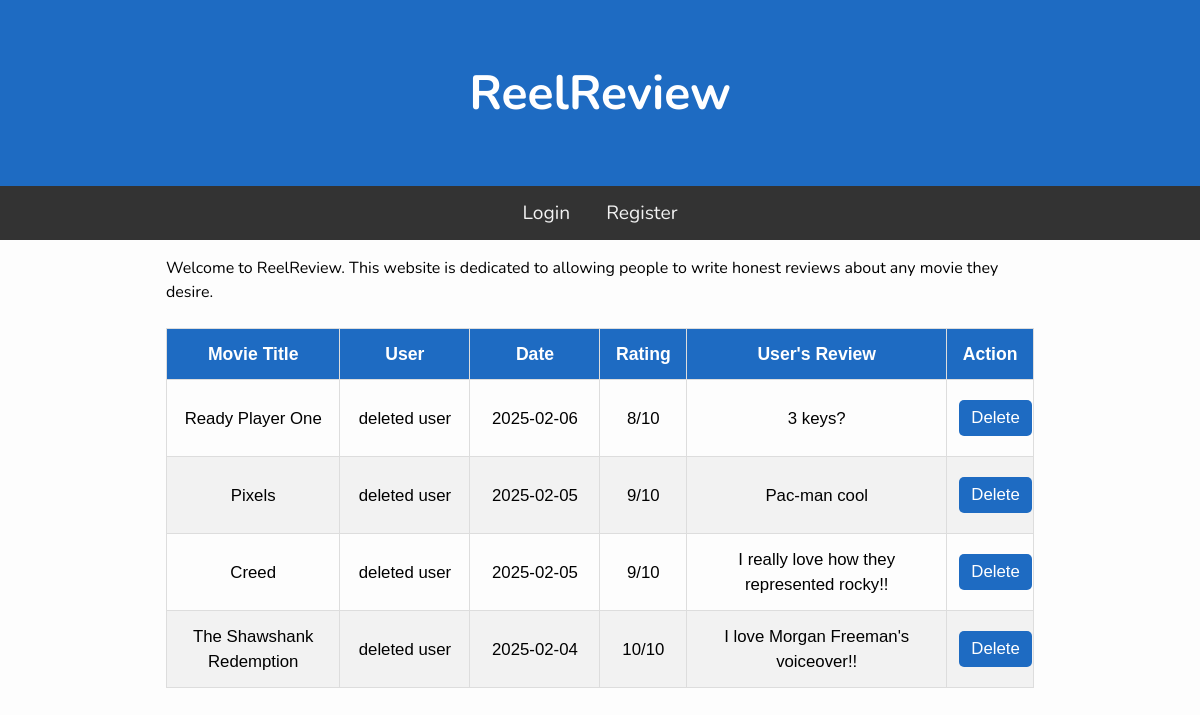
Before: / with the older database file.
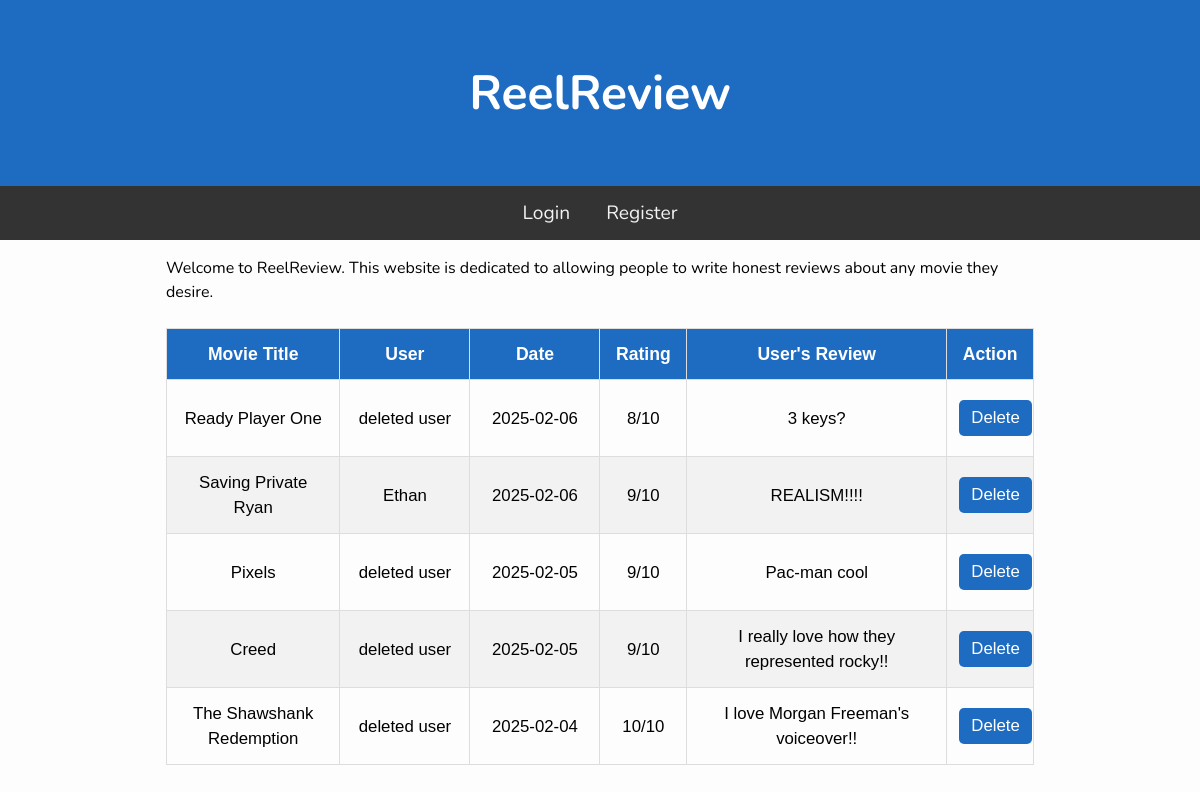
After: the same page with the newer database file.
### tables this page shows
CREATE TABLE "reviews" (
            id INTEGER PRIMARY KEY AUTOINCREMENT,
            title TEXT NOT NULL,
            reviewer_name TEXT NOT NULL,
            review_text TEXT NOT NULL,
            review_date TEXT NOT NULL,
            rating INTEGER NOT NULL,
            user_id INTEGER,
            FOREIGN KEY(user_id) REFERENCES users(id)
            );

CREATE TABLE users (
            id INTEGER PRIMARY KEY AUTOINCREMENT,
            username TEXT UNIQUE NOT NULL,
            password TEXT NOT NULL,
            email TEXT UNIQUE NOT NULL,
            verified INTEGER DEFAULT 0,
            verification_token TEXT
            , reset_token TEXT);

### main.py (the view)
@app.route('/')
def index():
    conn = sqlite3.connect('ReelReview/.database/gtg.db')
    cursor = conn.cursor()
    cursor.execute('SELECT * FROM reviews')
    reviews = db.GetAllGuesses()
    conn.close()
    return render_template('index.html', reviews=reviews)

### db.py (called while the page is built)
def GetDB():
    db = sqlite3.connect("ReelReview/.database/gtg.db")
    db.row_factory = sqlite3.Row
    return db

def GetAllGuesses():
    db = GetDB()
    guesses = db.execute("""
        SELECT reviews.id, reviews.review_text, reviews.title, reviews.reviewer_name, reviews.review_date, reviews.rating, users.username
        FROM reviews JOIN users ON reviews.user_id = users.id
        ORDER BY review_date DESC
    """).fetchall()
    db.close()
    return guesses

### templates/index.html (shortened to what this page needs)
{% extends "base.html" %}
{% block content %}
<div class="container">
    <p>Welcome to ReelReview. This website is dedicated to allowing people to write honest reviews about any movie they desire.</p>
</div>
<br>
<table class="guess_table">
    <thead>
        <tr>
            <th>Movie Title</th>
            <th>User</th>
            <th>Date</th>
            <th>Rating</th>
            <th>User's Review</th>
            <th>Action</th>
        </tr>
    </thead>
    <tbody>
        {% for review in reviews %}
        <tr>
            <td>{{ review[2] }}</td>
            <td>{{ review[6] }}</td>
            <td>{{ review[4] }}</td>
            <td>{{ review[5] }}/10</td>
            <td>{{ review[1] }}</td>
            <td>
                <form action="{{ url_for('delete_review', review_id=review[0]) }}" method="POST" style="display:inline;" onsubmit="return confirm('Are you sure you want to delete this review?');">
                    <button type="submit" class="delete-button">Delete</button>
                </form>
            </td>
        </tr>
        {% endfor %}
    </tbody>
</table>
{% endblock %}

### templates/base.html (shortened to what this page needs)
<!DOCTYPE html>
<html lang="en">
<head>
  <link rel="stylesheet" href="static/css/style.css" />
  <link rel="stylesheet" href="https://cdnjs.cloudflare.com/ajax/libs/font-awesome/6.0.0/css/all.min.css">
</head>
<body>
  <h1 class="banner">ReelReview</h1>
  <nav>
    {% if not session.get('username') %}
      <a href="/login">Login</a>
      <a href="/register">Register</a>
    {% endif %}
  </nav>
  <main>
    {% block content %}
    {% endblock %}
  </main>
</body>
</html>

### static/css/style.css (style rules this page uses)
* { padding: 0; margin: 0; box-sizing: border-box; }
body { background: #fdfdfd; font-family: "Nunito", sans-serif; font-size: 1rem; }
main { max-width: 900px; margin: auto; padding: 1rem; line-height: 1.5; }
.banner { padding: 60px; text-align: center; background: #1e6bc2; color: white; font-size: 3em; }
nav { overflow: hidden; background-color: #333; text-align: center; }
nav a { display: inline-block; color: #f2f2f2; padding: 14px 16px; text-decoration: none; font-size: 1.2em; }
.guess_table { font-family: Arial, Helvetica, sans-serif; border-collapse: collapse; width: 100%; table-layout: fixed; }
.guess_table th, .guess_table td { border: 1px solid #ddd; padding: 12px; text-align: center; }
.guess_table th { background-color: #1e6bc2; color: white; font-size: 1.1em; }
.guess_table td { font-size: 1.05em; word-wrap: break-word; }
.guess_table tr:nth-child(even) { background-color: #f2f2f2; }
.guess_table th:first-child, .guess_table td:first-child { width: 20%; }
.guess_table th:nth-child(2), .guess_table td:nth-child(2) { width: 15%; }
.guess_table th:nth-child(3), .guess_table td:nth-child(3) { width: 15%; }
.guess_table th:nth-child(4), .guess_table td:nth-child(4) { width: 10%; }
.guess_table th:nth-child(5), .guess_table td:nth-child(5) { width: 30%; }
.guess_table th:last-child, .guess_table td:last-child { width: 10%; text-align: center; }
.delete-button { background-color: #1e6bc2; color: white; border: none; padding: 8px 12px; border-radius: 5px; cursor: pointer; font-size: 1em; }
button { background-color: #1e6bc2; color: white; padding: 14px 20px; margin: 8px 0; border: none; border-radius: 4px; cursor: pointer; font-size: 1.05em; }

Changed rows visible on the page:
added reviews: title "Saving Private Ryan", username "Ethan", review_date "2025-02-06", rating "9", review_text "REALISM!!!!"
